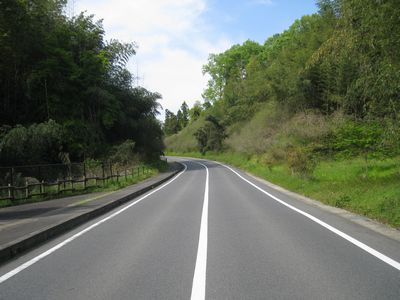
#> input picture Python/roads/road_10.bmp, 400 x 300 px
$ python lanedetect.py
#> lines starting #> are read from the running program, lines starting #| are printed output that depends on the picture; after the words box and inside, x2 and y2 are one past the last pixel; in counts of white or black regions, pixels touching at a corner belong together
#Python implementation of Hough transform

def plot_line(img_lane_output, rho, theta, test, HT_offset_h, color):
	#generate lines from rho and theta
	a = np.cos(theta)
	b = np.sin(theta)
	x0 = a*rho
	y0 = b*rho + HT_offset_h
	x1 = int(x0 + 1000*(-b))
	y1 = int(y0 + 1000*(a))
	x2 = int(x0 - 1000*(-b))
	y2 = int(y0 - 1000*(a))
	cv2.line(img_lane_output, (x1,y1),(x2,y2),color,2)

# IMPORTS
from scipy.ndimage import filters
import matplotlib.pyplot as plt
import numpy as np
from PIL import Image
import cv2
import time;

START_TIME = time.time()

# GLOBAL VARIBALES

FILENAME = "roads/road_10.bmp"
H_WINDOW = 1
DIALATION_KERNEL_SIZE = 3


# READ IN IMAGES

img_original= Image.open(FILENAME).convert('L')
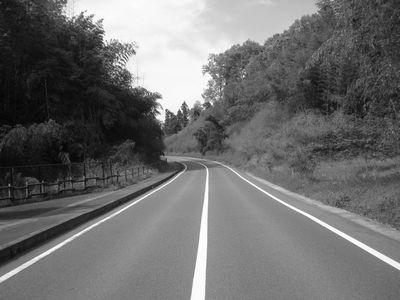
#> img_original: PIL image 400x300 L; min 1, max 255, mean 109.4
img_original = np.array(img_original.convert(mode='RGB')) # convert to 3 channel grey scale
#> img_original: shape (300, 400, 3)


img_lane_output = Image.open(FILENAME).convert('L')
img_lane_output = np.array(img_lane_output.convert(mode='RGB')) # convert to 3 channel grey scale

# input image as greyscale
img_original_grey = np.array(Image.open(FILENAME).convert('L'))


# CROP IMAGE
height,width = img_original_grey.shape[:2]
#> height = 300; width = 400
h_offset = int((1-H_WINDOW)*height)
#> h_offset = 0
img_grey_cropped = img_original_grey[h_offset:, :]


# ================= LIBRARY IMPLMENTATION =================

# SOBEL FILTERING
imx = np.zeros(img_grey_cropped.shape)
imy = np.zeros(img_grey_cropped.shape)
filters.sobel(img_grey_cropped,1,imx,cval=0.0)  # axis 1 is x
filters.sobel(img_grey_cropped,0,imy, cval=0.0) # axis 0 is y
#img_sobel = np.sqrt(imx**2+imy**2)
img_sobel = np.uint8((abs(imx)+abs(imy))/4)

#cv2.imwrite('image1_1.png', img_sobel)

# OTSU THRESHOLD BINARIZATION
# applying Otsu thresholding as an extra flag in binary thresholding
ret, img_thresh = cv2.threshold(img_sobel, 20, 255, cv2.THRESH_BINARY)
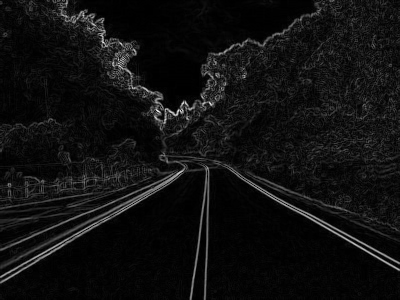
#> img_sobel: shape (300, 400); min 0, max 245, mean 16.3

# IMAGE DIALATION
# Taking a matrix of size DIALATION_KERNEL_SIZE as the kernel
kernel = np.ones((DIALATION_KERNEL_SIZE,DIALATION_KERNEL_SIZE), np.uint8)
img_dilation = cv2.dilate(img_thresh, kernel, iterations=1)
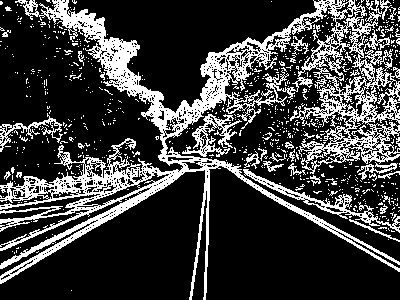
#> img_thresh: shape (300, 400); 24.1% white in thin lines or dots
#img_dilation = img_thresh

# HOUGH TRANSFORM
middle_div = int(width/2)
#> middle_div = 200
HT_offset_h = int(round(3*height/5))
#> HT_offset_h = 180
img_dilation_cropped = img_dilation[HT_offset_h:, :]

img_ROI_L = img_dilation_cropped#[:, 0:middle_div]
img_ROI_R = img_dilation_cropped#[:, middle_div:]

lines_left = cv2.HoughLines(img_ROI_L,1,np.pi/180,110)
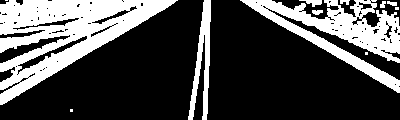
#> img_ROI_L: shape (120, 400); 29.6% white; 12 white regions (4 under 20 px), largest, box (x1, y1, x2, y2) and area: (0, 0, 178, 105) 7900, (240, 0, 400, 93) 4914, (188, 0, 211, 120) 1159
end_now = False

###
for current_line in lines_left:
    if(end_now):
        break
    for rho,theta in current_line:
        if(theta*180/np.pi<1 or theta*180/np.pi>65):
            continue
        #plot_line(img_lane_output, rho, theta, 0, HT_offset_h,'b')
        plot_line(img_lane_output, rho, theta, 0, HT_offset_h, (0, 0, 255))
        print("lib - rho_L={0:.2f}, theta_L={1:.2f}".format(rho, np.rad2deg(theta)))
        end_now = True
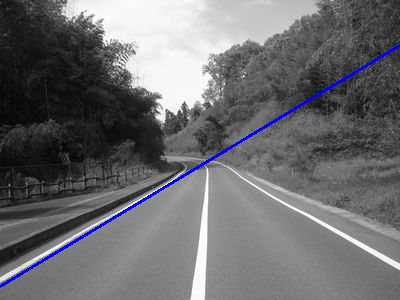
#> img_lane_output: shape (300, 400, 3); mean R, G, B 108.3, 108.3, 111.1


lines_right = cv2.HoughLines(img_ROI_R,1,np.pi/180,110)
#> lines_right = 286 rows, first 8: [8, 1.55], [4, 1.59], [3, 1.57], [3, 1.62], [0, 1.57], [7, 1.62], [10, 1.57], [8, 1.61]
end_now = False
for current_line in lines_right:
    if(end_now):
        break
    for rho,theta in current_line:
        if(theta*180/np.pi<115 or theta*180/np.pi>179):
            continue
        #plot_line(img_lane_output, rho, theta, 0, HT_offset_h,'r')
        plot_line(img_lane_output, rho, theta, 0,HT_offset_h, (255, 0, 0))
        print("lib - rho_R={0:.2f}, theta_R={1:.2f}".format(rho, np.rad2deg(theta)))
        end_now = True
#> this loop made 55 passes
#> current_line on passes 1 to 12: [[8, 1.55]], [[4, 1.59]], [[3, 1.57]], [[3, 1.62]], [[0, 1.57]], [[7, 1.62]], [[10, 1.57]], [[8, 1.61]], [[-1, 1.64]], [[13, 1.54]], [[0, 1.61]], [[12, 1.59]]
#> current_line on pass 54: [[-127, 2.11]]
#| lib - rho_R=-127.00, theta_R=121.00
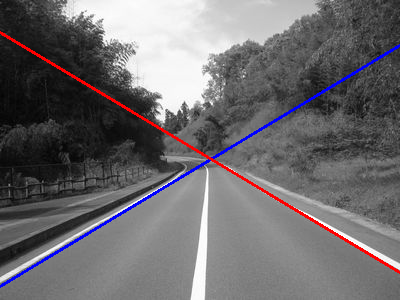
#> img_lane_output: shape (300, 400, 3); 1.11% of pixels changed, all inside (x1, y1, x2, y2) = (0, 31, 400, 274)


print("Runtime OpenCV [ms]:",(time.time() - START_TIME)*1000)


START_TIME = time.time()

# PREPARE OUTPUTS

output = np.concatenate((img_original[:int(h_offset/1.5), :], img_lane_output[int(h_offset/1.5):, :]), axis=0)


fig = plt.figure(figsize=(6,7))
plt.subplots_adjust(left=0.05, right=0.95, top=0.95, bottom=0.05)

ax0 = fig.add_subplot(321)
ax0.axis('off')
ax0.set_title('Original Image')
ax0.imshow(img_original_grey, cmap='gray')

ax1_l = fig.add_subplot(322)
ax1_l.axis('off')
ax1_l.set_title('1. Sobel Filter ')
ax1_l.imshow(img_sobel, cmap='gray')

ax2_l = fig.add_subplot(323)
ax2_l.axis('off')
ax2_l.set_title('2. Threshold Binarization ')
ax2_l.imshow(img_thresh, cmap='gray')


ax3_l = fig.add_subplot(324)
ax3_l.axis('off')
ax3_l.set_title('3. Image Dilation ')
ax3_l.imshow(img_dilation, cmap='gray')


ax4_l = fig.add_subplot(325)
ax4_l.axis('off')
ax4_l.set_title('4. Lane Detection ')
ax4_l.imshow(output)


plt.show()
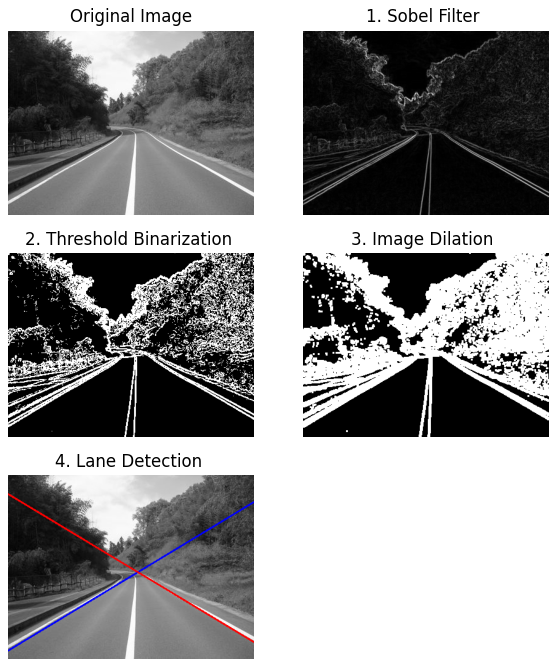
#> figure drawn by matplotlib, 5 panels

$ run again, with Python/roads/road_11.bmp copied over Python/roads/road_10.bmp
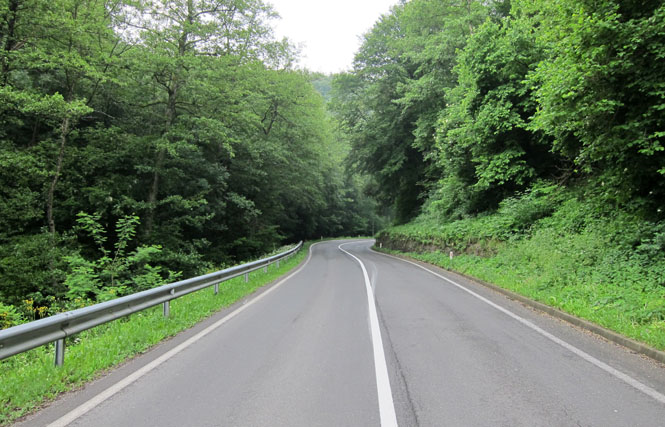
#> input picture Python/roads/road_11.bmp, 665 x 427 px
#> `img_dilation = cv2.dilate(img_thresh, kernel, iterations=1)`:
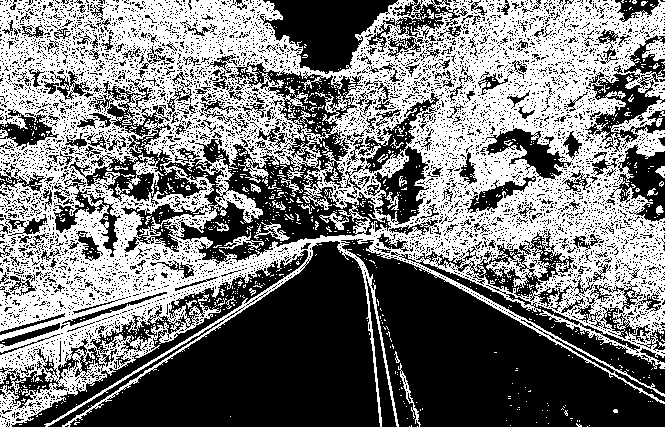
#> img_thresh: shape (427, 665); 47.7% white; 942 white regions (901 under 20 px), largest, box (x1, y1, x2, y2) and area: (0, 0, 665, 427) 130925, (254, 222, 290, 241) 232, (398, 363, 421, 427) 213
#> img_ROI_L: shape (171, 665); 45.5% white; 37 white regions (28 under 20 px), largest, box (x1, y1, x2, y2) and area: (0, 0, 317, 171) 31044, (376, 0, 665, 149) 17426, (343, 0, 424, 171) 2712
#> the loop `for current_line in lines_right:` made 140 passes
#> current_line on passes 1 to 8: [[3, 1.57]], [[0, 1.57]], [[6, 1.57]], [[12, 1.55]], [[23, 1.54]], [[17, 1.55]], [[27, 1.54]], [[34, 1.52]]
#> (printed output is left out)
#> after the loop `for current_line in lines_right:`:
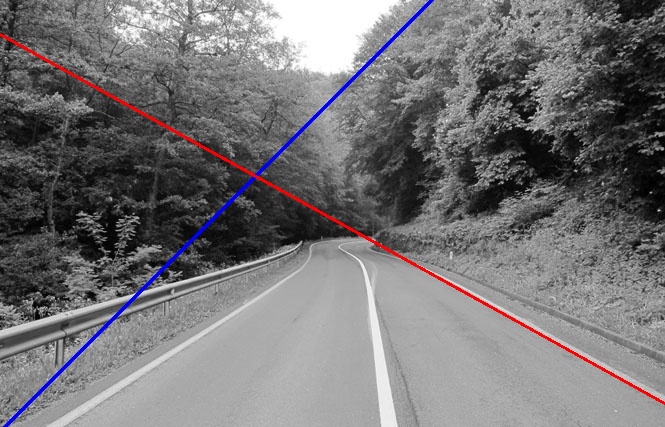
#> img_lane_output: shape (427, 665, 3); mean R, G, B 117.6, 115.6, 117.5

$ run again, with Python/roads/road_5.bmp copied over Python/roads/road_10.bmp
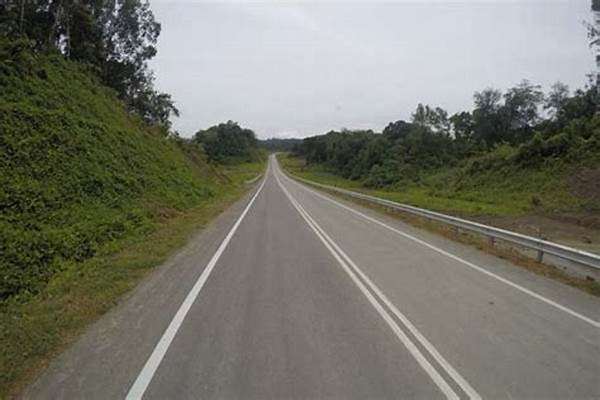
#> input picture Python/roads/road_5.bmp, 600 x 400 px
#> `img_dilation = cv2.dilate(img_thresh, kernel, iterations=1)`:
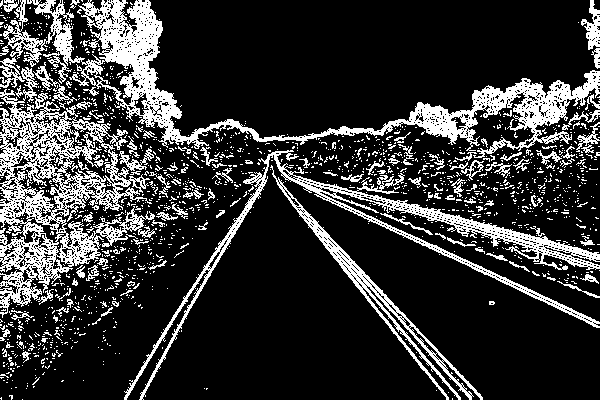
#> img_thresh: shape (400, 600); 20.3% white in thin lines or dots
#> img_ROI_L: shape (160, 600); 24.6% white; 64 white regions (36 under 20 px), largest, box (x1, y1, x2, y2) and area: (0, 0, 133, 144) 9098, (318, 0, 484, 160) 4550, (487, 0, 600, 45) 2472
#> lines_right = 1152 rows, first 8: [3, 1.57], [11, 1.55], [0, 1.57], [-231, 2.36], [-228, 2.36], [20, 1.54], [6, 1.57], [9, 1.57]
#> the loop `for current_line in lines_right:` made 5 passes
#> (printed output is left out)
#> after the loop `for current_line in lines_right:`:
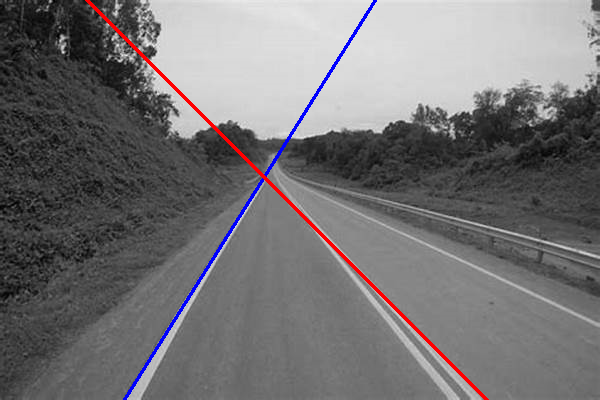
#> img_lane_output: shape (400, 600, 3); mean R, G, B 116.7, 114.6, 116.3

$ run again, with Python/roads/road_8.bmp copied over Python/roads/road_10.bmp
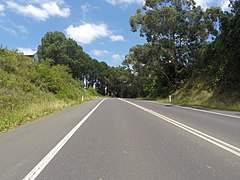
#> input picture Python/roads/road_8.bmp, 240 x 180 px
#> img_thresh: shape (180, 240); 38.6% white; 131 white regions (125 under 20 px), largest, box (x1, y1, x2, y2) and area: (0, 0, 240, 180) 15475, (0, 0, 72, 23) 715, (105, 0, 117, 6) 37, (213, 98, 228, 105) 34, (80, 2, 91, 11) 31, (111, 53, 121, 60) 31
#> img_ROI_L: shape (72, 240); 21.9% white; 16 white regions (7 under 20 px), largest, box (x1, y1, x2, y2) and area: (20, 0, 100, 72) 1033, (135, 0, 240, 50) 1017, (0, 0, 70, 28) 1016
#> lines_right = 17 rows, first 8: [0, 1.57], [4, 1.55], [66, 0.785], [64, 0.785], [69, 0.785], [8, 1.54], [12, 1.52], [-60, 2.02]
#> the loop `for current_line in lines_right:` made 9 passes
#> (printed output is left out)
#> after the loop `for current_line in lines_right:`:
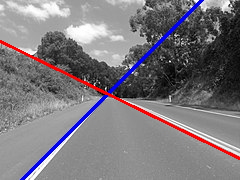
#> img_lane_output: shape (180, 240, 3); mean R, G, B 124.1, 119.5, 124.8
